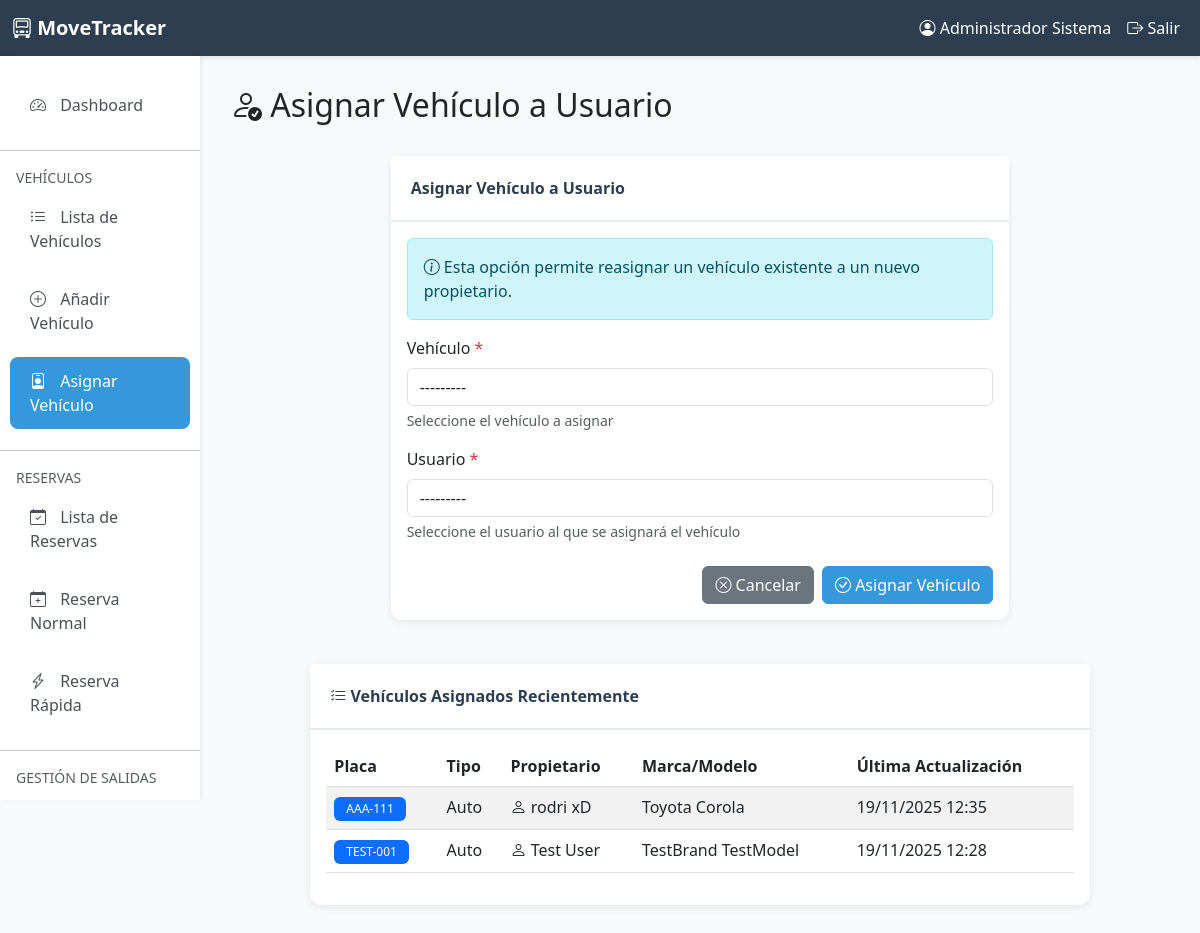
Page /parking/vehicles/assign/ (signed in) on the earlier database version.
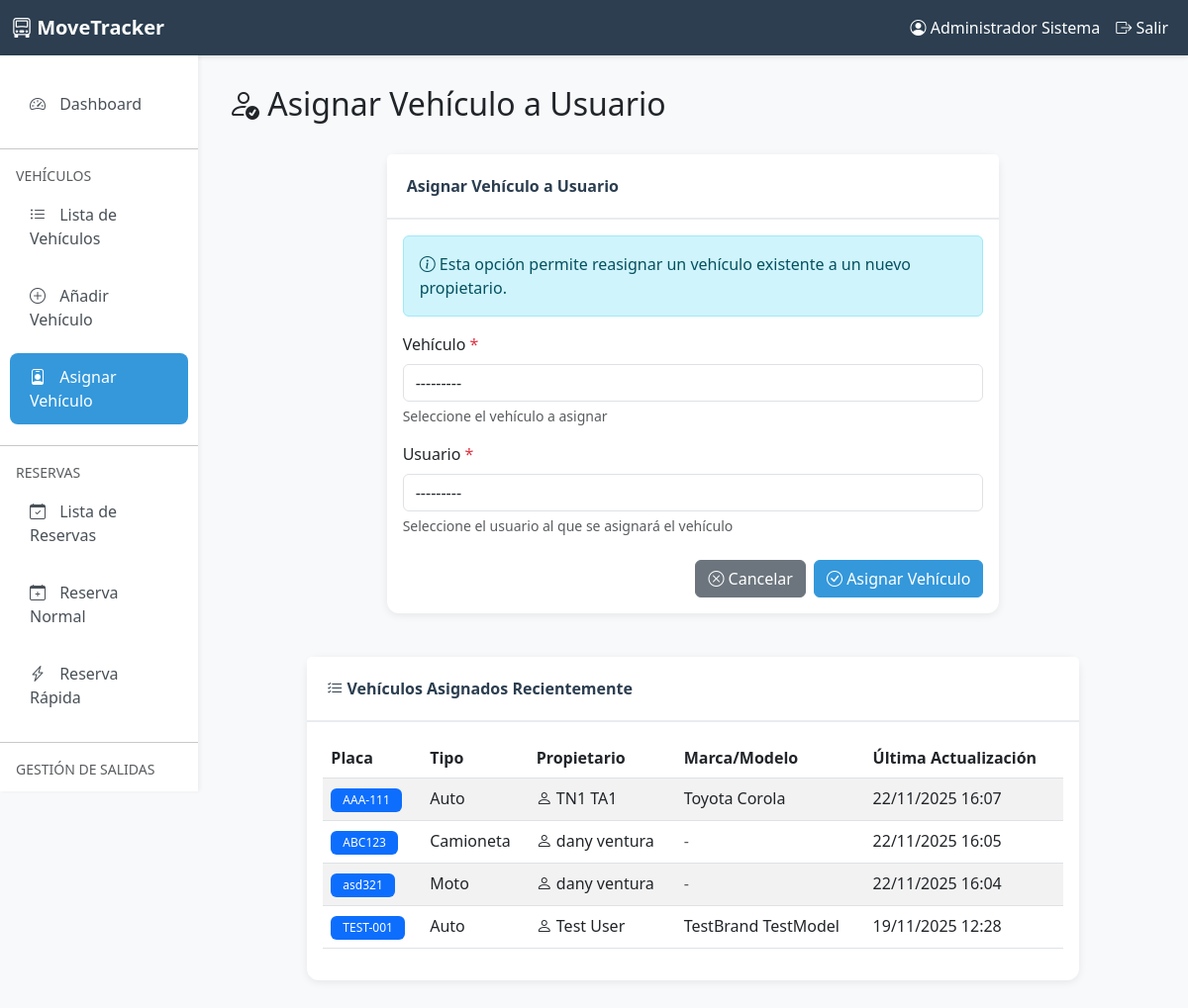
Same page on the later database version.
### parking/models.py (models this page shows, shortened)
class Vehicle(models.Model):
    owner = models.ForeignKey(
        User,
        on_delete=models.CASCADE,
        related_name='vehicles',
        verbose_name='Propietario',
        null=True,
        blank=True
    )
    vehicle_type = models.CharField(
        max_length=20,
        choices=VehicleType.choices,
        verbose_name='Tipo de Vehículo'
    )
    brand = models.CharField(
        max_length=50,
        null=True,
        blank=True,
        verbose_name='Marca',
        help_text='Marca del vehículo (opcional)'
    )
    model = models.CharField(
        max_length=50,
        null=True,
        blank=True,
        verbose_name='Modelo',
        help_text='Modelo del vehículo (opcional)'
    )
    year = models.PositiveIntegerField(
        null=True,
        blank=True,
        verbose_name='Año',
        validators=[MinValueValidator(1900), MaxValueValidator(2100)],
        help_text='Año de fabricación (opcional)'
    )
    color = models.CharField(max_length=30, verbose_name='Color')
    license_plate = models.CharField(
        max_length=20,
        unique=True,
        verbose_name='Placa',
        help_text='Número de placa del vehículo'
    )
    is_active = models.BooleanField(default=True, verbose_name='Activo')
    created_at = models.DateTimeField(auto_now_add=True, verbose_name='Fecha de Registro')
    updated_at = models.DateTimeField(auto_now=True, verbose_name='Última Actualización')
    registered_by = models.ForeignKey(
        User,
        on_delete=models.SET_NULL,
        null=True,
        related_name='registered_vehicles',
        verbose_name='Registrado por'
    )
    class Meta:
        verbose_name = 'Vehículo'
        verbose_name_plural = 'Vehículos'
        ordering = ['-created_at']
        indexes = [
            models.Index(fields=['license_plate']),
            models.Index(fields=['owner', 'is_active']),
        ]

### user/models.py (models this page shows)
class User(AbstractUser):
    dni = models.CharField(max_length=10, blank=True, null=True, verbose_name='DNI')
    phone = models.CharField(max_length=15, blank=True, null=True, verbose_name='Teléfono')
    class Meta:
        verbose_name = 'Usuario'
        verbose_name_plural = 'Usuarios'
        db_table = 'auth_user'
    def __str__(self):
        return self.username

### parking/views.py (the view)
# urls.py: path('vehicles/assign/', views.assign_vehicle, name='assign_vehicle'),
@login_required
@user_passes_test(is_admin_or_worker, login_url='user:login')
def assign_vehicle(request):
    if request.method == 'POST':
        form = AssignVehicleForm(request.POST)
        if form.is_valid():
            vehicle = form.cleaned_data['vehicle']
            user = form.cleaned_data['user']
            old_owner = vehicle.owner
            vehicle.owner = user
            vehicle.save()
            old_owner_name = (old_owner.get_full_name() or old_owner.username) if old_owner else "Sin propietario"
            messages.success(
                request,
                f'Vehículo {vehicle.license_plate} reasignado de {old_owner_name} a {user.get_full_name() or user.username}.'
            )
            return redirect('parking:vehicle_list')
        else:
            messages.error(request, 'Por favor corrija los errores del formulario.')
    else:
        form = AssignVehicleForm()
    assigned_vehicles = Vehicle.objects.filter(owner__isnull=False).select_related('owner').order_by('-updated_at')
    context = {
        'form': form,
        'title': 'Asignar Vehículo a Usuario',
        'submit_text': 'Asignar Vehículo',
        'assigned_vehicles': assigned_vehicles
    }
    return render(request, 'parking/assign_vehicle.html', context)

### parking/forms.py
class AssignVehicleForm(forms.Form):
    vehicle = forms.ModelChoiceField(
        queryset=Vehicle.objects.all(),
        label='Vehículo',
        widget=forms.Select(attrs={
            'class': 'form-control',
            'required': True
        }),
        help_text='Seleccione el vehículo a asignar'
    )
    user = forms.ModelChoiceField(
        queryset=User.objects.filter(is_active=True),
        label='Usuario',
        widget=forms.Select(attrs={
            'class': 'form-control',
            'required': True
        }),
        help_text='Seleccione el usuario al que se asignará el vehículo'
    )
    def __init__(self, *args, **kwargs):
        super().__init__(*args, **kwargs)
        self.fields['vehicle'].queryset = Vehicle.objects.select_related('owner').all()
        self.fields['vehicle'].label_from_instance = lambda obj: f"{obj.license_plate} - {obj.get_vehicle_type_display()} ({obj.owner.get_full_name() if obj.owner else 'Sin propietario'})"

### parking/templates/parking/assign_vehicle.html (shortened to what the changed rows need)
{% extends 'parking/base.html' %}
{% block content %}
<div class="row mb-4">
    <div class="col-12">
        <h2><i class="bi bi-person-check"></i> {{ title }}</h2>
    </div>
</div>
<div class="row">
    <div class="col-md-8 mx-auto">
        <div class="card">
            <div class="card-body">
                <form method="post" novalidate>
                    {% for field in form %}
                        <div class="mb-3">
                            <label for="{{ field.id_for_label }}" class="form-label">
                                {{ field.label }}
                                {% if field.field.required %}
                                    <span class="text-danger">*</span>
                                {% endif %}
                            </label>
                            {{ field }}
                            {% if field.help_text %}
                                <div class="form-text">{{ field.help_text }}</div>
                            {% endif %}
                        </div>
                    {% endfor %}
                </form>
            </div>
        </div>
    </div>
</div>
<div class="row mt-4">
    <div class="col-md-10 mx-auto">
        <div class="card">
            <div class="card-body">
                <div class="table-responsive">
                    <table class="table table-striped table-hover">
                        <thead>
                            <tr>
                                <th>Placa</th>
                                <th>Tipo</th>
                                <th>Propietario</th>
                                <th>Marca/Modelo</th>
                                <th>Última Actualización</th>
                            </tr>
                        </thead>
                        <tbody>
                            {% for vehicle in assigned_vehicles %}
                            <tr>
                                <td><span class="badge bg-primary">{{ vehicle.license_plate }}</span></td>
                                <td>{{ vehicle.get_vehicle_type_display }}</td>
                                <td>
                                    <i class="bi bi-person"></i>
                                    {{ vehicle.owner.get_full_name|default:vehicle.owner.username }}
                                </td>
                                <td>
                                    {% if vehicle.brand or vehicle.model %}
                                        {{ vehicle.brand }} {{ vehicle.model }}
                                    {% else %}
                                        <span class="text-muted">-</span>
                                    {% endif %}
                                </td>
                                <td>{{ vehicle.updated_at|date:"d/m/Y H:i" }}</td>
                            </tr>
                            {% empty %}
                            <tr>
                                <td colspan="5" class="text-center text-muted">
                                    No hay vehículos asignados registrados.
                                </td>
                            </tr>
                            {% endfor %}
                        </tbody>
                    </table>
                </div>
            </div>
        </div>
    </div>
</div>
{% endblock %}

Differences in the rows shown:
changed Vehicle "Toyota": owner.get_full_name "rodri xD" → "TN1 TA1"; updated_at "19/11/2025 12:35" → "22/11/2025 16:07"
now on this page (row edited): Vehicle: license_plate "ABC123", vehicle_type "Camioneta", owner.get_full_name "dany ventura", updated_at "22/11/2025 16:05"
now on this page (row edited): Vehicle: license_plate "asd321", vehicle_type "Moto", owner.get_full_name "dany ventura", updated_at "22/11/2025 16:04"
